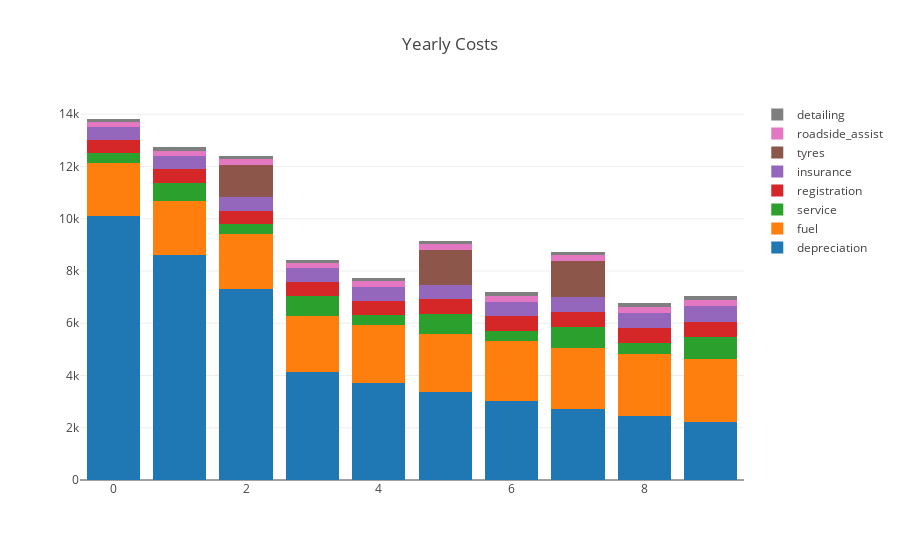

This figure's notebook cell:
### Code cell
py.iplot(fig)

### Figure 1 — Plotly figure (JSON) as saved in the notebook; plotly's stock layout.template omitted (floating-point values rounded to 4 significant figures)
{"data": [{"name": "depreciation", "type": "bar", "uid": "738f8a6a-b1b2-11e8-8485-0800279fead2", "y": [10120.0, 8604.0, 7313.0, 4144.0, 3730.0, 3357.0, 3021.0, 2719.0, 2447.0, 2202.0]}, {"name": "fuel", "type": "bar", "uid": "738f8a6b-b1b2-11e8-8485-0800279fead2", "y": [2025, 2066.0, 2107.0, 2149.0, 2192.0, 2236.0, 2280.0, 2326.0, 2373.0, 2420.0]}, {"name": "service", "type": "bar", "uid": "738f8a6c-b1b2-11e8-8485-0800279fead2", "y": [350, 714, 364.1, 742.8, 378.9, 772.9, 394.2, 804.1, 410.1, 836.6]}, {"name": "registration", "type": "bar", "uid": "738f8a6d-b1b2-11e8-8485-0800279fead2", "y": [500, 510, 520.2, 530.6, 541.2, 552.0, 563.1, 574.3, 585.8, 597.5]}, {"name": "insurance", "type": "bar", "uid": "738f8a6e-b1b2-11e8-8485-0800279fead2", "y": [500, 510, 520.2, 530.6, 541.2, 552.0, 563.1, 574.3, 585.8, 597.5]}, {"name": "tyres", "type": "bar", "uid": "738f8a6f-b1b2-11e8-8485-0800279fead2", "y": [0, 0, 1248.0, 0, 0, 1325.0, 0, 1378.0, 0, 0]}, {"name": "roadside_assist", "type": "bar", "uid": "738f8a70-b1b2-11e8-8485-0800279fead2", "y": [200, 204, 208.1, 212.2, 216.5, 220.8, 225.2, 229.7, 234.3, 239.0]}, {"name": "detailing", "type": "bar", "uid": "738f8a71-b1b2-11e8-8485-0800279fead2", "y": [120, 122.4, 124.8, 127.3, 129.9, 132.5, 135.1, 137.8, 140.6, 143.4]}], "layout": {"barmode": "stack", "title": "Yearly Costs"}}
